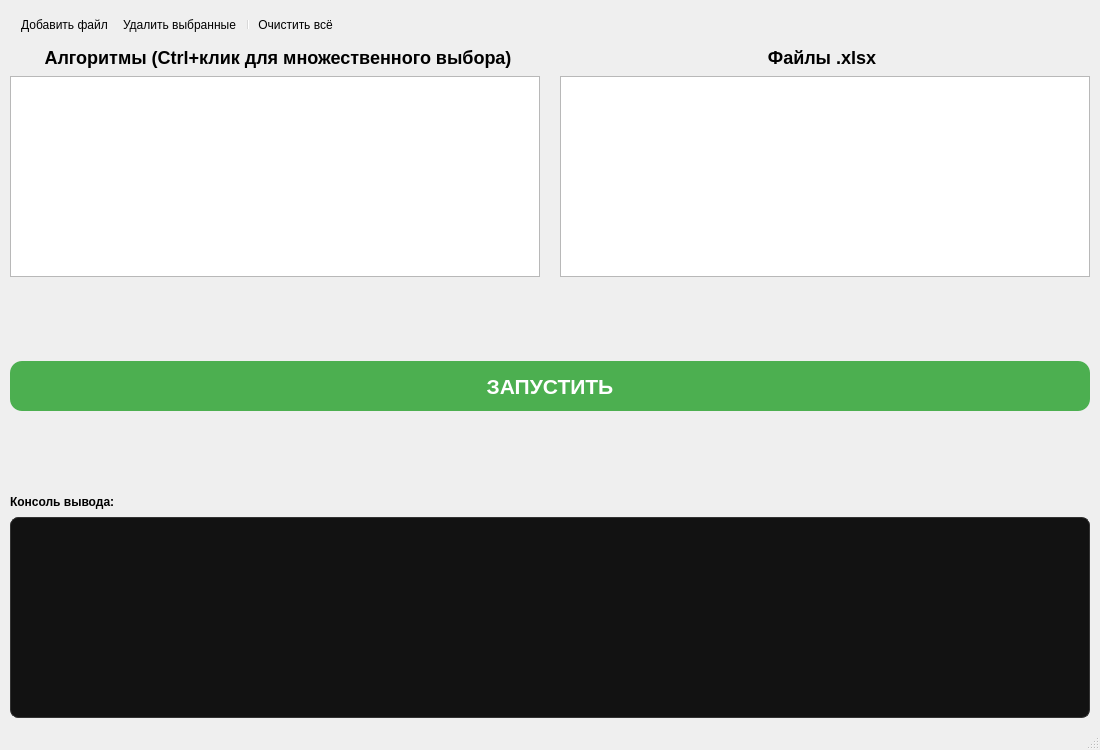
<ui version="4.0">
<class>MainWindow</class>
<widget class="QMainWindow" name="MainWindow">
<property name="geometry">
<rect>
<x>0</x>
<y>0</y>
<width>1100</width>
<height>750</height>
</rect>
</property>
<property name="windowTitle">
<string>FinWizard</string>
</property>
<widget class="QWidget" name="centralwidget">
<layout class="QVBoxLayout" name="mainLayout">
<property name="spacing">
<number>8</number>
</property>
<property name="margin" stdset="0">
<number>10</number>
</property>
<item>
<widget class="QToolBar" name="toolBar">
<property name="windowTitle">
<string>toolBar</string>
</property>
<property name="movable">
<bool>false</bool>
</property>
<property name="iconSize">
<size>
<width>24</width>
<height>24</height>
</size>
</property>
<addaction name="actionAddFile"/>
<addaction name="actionRemoveFile"/>
<addaction name="separator"/>
<addaction name="actionClearAll"/>
</widget>
</item>
<item>
<layout class="QHBoxLayout" name="headersLayout">
<item>
<widget class="QLabel" name="labelAlgorithms">
<property name="text">
<string>&lt;h2&gt;Алгоритмы (Ctrl+клик для множественного выбора)&lt;/h2&gt;</string>
</property>
<property name="alignment">
<set>Qt::AlignmentFlag::AlignCenter</set>
</property>
</widget>
</item>
<item>
<widget class="QLabel" name="labelFiles">
<property name="text">
<string>&lt;h2&gt;Файлы .xlsx&lt;/h2&gt;</string>
</property>
<property name="alignment">
<set>Qt::AlignmentFlag::AlignCenter</set>
</property>
</widget>
</item>
</layout>
</item>
<item>
<layout class="QHBoxLayout" name="listsLayout">
<property name="spacing">
<number>20</number>
</property>
<item>
<widget class="QListWidget" name="listAlgorithms">
<property name="alternatingRowColors">
<bool>true</bool>
</property>
<property name="selectionMode">
<enum>QAbstractItemView::SelectionMode::ExtendedSelection</enum>
</property>
</widget>
</item>
<item>
<widget class="QListWidget" name="list_files">
<property name="alternatingRowColors">
<bool>true</bool>
</property>
<property name="selectionMode">
<enum>QAbstractItemView::SelectionMode::ExtendedSelection</enum>
</property>
</widget>
</item>
</layout>
</item>
<item>
<layout class="QHBoxLayout">
<item>
<spacer name="horizontalSpacerLeft">
<property name="orientation">
<enum>Qt::Orientation::Vertical</enum>
</property>
<property name="sizeHint" stdset="0">
<size>
<width>0</width>
<height>0</height>
</size>
</property>
</spacer>
</item>
<item>
<widget class="QPushButton" name="btnRun">
<property name="minimumSize">
<size>
<width>300</width>
<height>50</height>
</size>
</property>
<property name="font">
<font>
<pointsize>16</pointsize>
<bold>true</bold>
</font>
</property>
<property name="cursor">
<cursorShape>PointingHandCursor</cursorShape>
</property>
<property name="styleSheet">
<string notr="true">
QPushButton {
background-color: #4CAF50;
color: white;
border: none;
border-radius: 12px;
padding: 10px;
}
QPushButton:hover {
background-color: #45a049;
}
QPushButton:pressed {
background-color: #388e3c;
}
</string>
</property>
<property name="text">
<string>ЗАПУСТИТЬ</string>
</property>
</widget>
</item>
<item>
<spacer name="horizontalSpacerRight">
<property name="orientation">
<enum>Qt::Orientation::Vertical</enum>
</property>
<property name="sizeHint" stdset="0">
<size>
<width>0</width>
<height>0</height>
</size>
</property>
</spacer>
</item>
</layout>
</item>
<item>
<widget class="QLabel" name="lblStatus">
<property name="text">
<string>&lt;b&gt;Консоль вывода:&lt;/b&gt;</string>
</property>
</widget>
</item>
<item>
<widget class="QTextEdit" name="konsoleText">
<property name="font">
<font>
<family>Consolas</family>
<pointsize>10</pointsize>
</font>
</property>
<property name="styleSheet">
<string notr="true">
background-color: #121212;
border: 1px solid #333333;
border-radius: 8px;
padding: 8px;
color: white;
selection-background-color: #4CAF50;
selection-color: white;
</string>
</property>
<property name="readOnly">
<bool>true</bool>
</property>
<property name="cursorWidth">
<number>1</number>
</property>
</widget>
</item>
</layout>
</widget>
<widget class="QMenuBar" name="menubar">
<property name="geometry">
<rect>
<x>0</x>
<y>0</y>
<width>1100</width>
<height>23</height>
</rect>
</property>
</widget>
<widget class="QStatusBar" name="statusbar"/>
<action name="actionAddFile">
<property name="text">
<string>Добавить файл...</string>
</property>
<property name="shortcut">
<string>Ctrl+O</string>
</property>
</action>
<action name="actionRemoveFile">
<property name="text">
<string>Удалить выбранные</string>
</property>
<property name="shortcut">
<string>Del</string>
</property>
</action>
<action name="actionClearAll">
<property name="text">
<string>Очистить всё</string>
</property>
</action>
</widget>
<resources/>
<connections/>
</ui>
